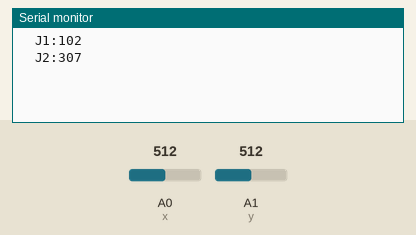
The sketch below on a simulated Arduino Uno, built with avr-gcc and run on an emulated ATmega328P. Shown: the last lines printed to the serial monitor. Inputs (shaded band) come from the test bench; at power-on: A0 (x) = 512, A1 (y) = 512. No radio packets arrive unless stated.

Above: at 2.0 s.
2.1 s: A0 (x) set to 716
At 3.3 s:
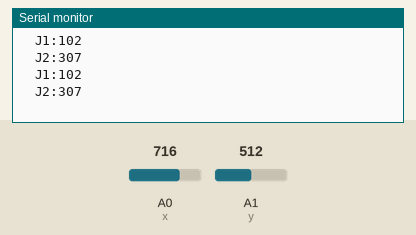
3.7 s: A1 (y) set to 716
At 5.6 s:
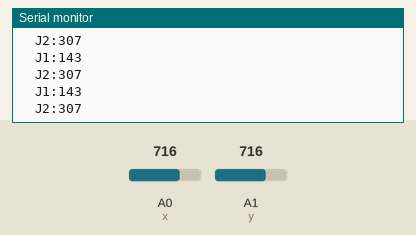
8.1 s: A0 (x) set to 900
At 9.1 s:
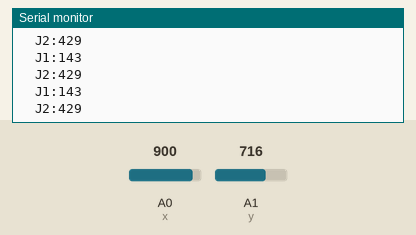
9.7 s: A1 (y) set to 900
At 11.4 s:
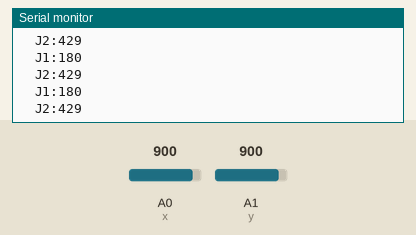
Timing chart, 0 to 12.3 s (numbered marks = the images above; inputs shaded):
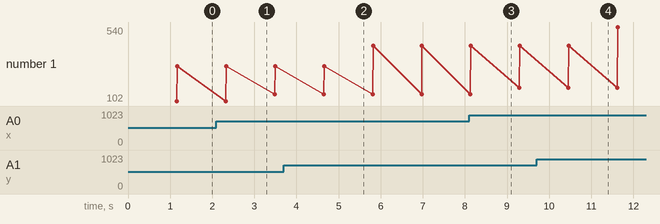

The sketch:

Transmitter.ino
```cpp
#include<RH_ASK.h>
#include<SPI.h>
RH_ASK driver;
 int x=A0;
 int y=A1;
 int sw=2;
int v1=0;
int v2=0;
int X;
int Y;

//make 3 Strings variables to send
String axis1;
String axis2;
String str_out;

void setup()
{
 Serial.begin(9600);
 driver.init();
 pinMode(x,INPUT);
 pinMode(y,INPUT);
 digitalWrite(sw,HIGH);
}

void loop()
{
  delay(100);
  v1=analogRead(x);
  v1=map(v1,0,500,0,100);
  v2=analogRead(y);
  v2=map(v2,0,1000,0,600);

  X=v1;
  Y=v2;

  axis1=String(X);
  axis2=String(Y);
  str_out = axis1 + "," + axis2;

  static char*msg =str_out.c_str();
  driver.send((uint8_t*)msg,strlen(msg)); // function to send data
  driver.waitPacketSent();
  delay(1000);


  Serial.print("\n \r J1:"); //Print the Values on Serial Monitor
  Serial.print(String(X));
  Serial.print("\n \r J2:");
  Serial.print(String(Y));
}
```

Measured:
- plotted number 1: 307 → 429 after the input at 3.7 s, 429 → 540 after the input at 9.7 s
